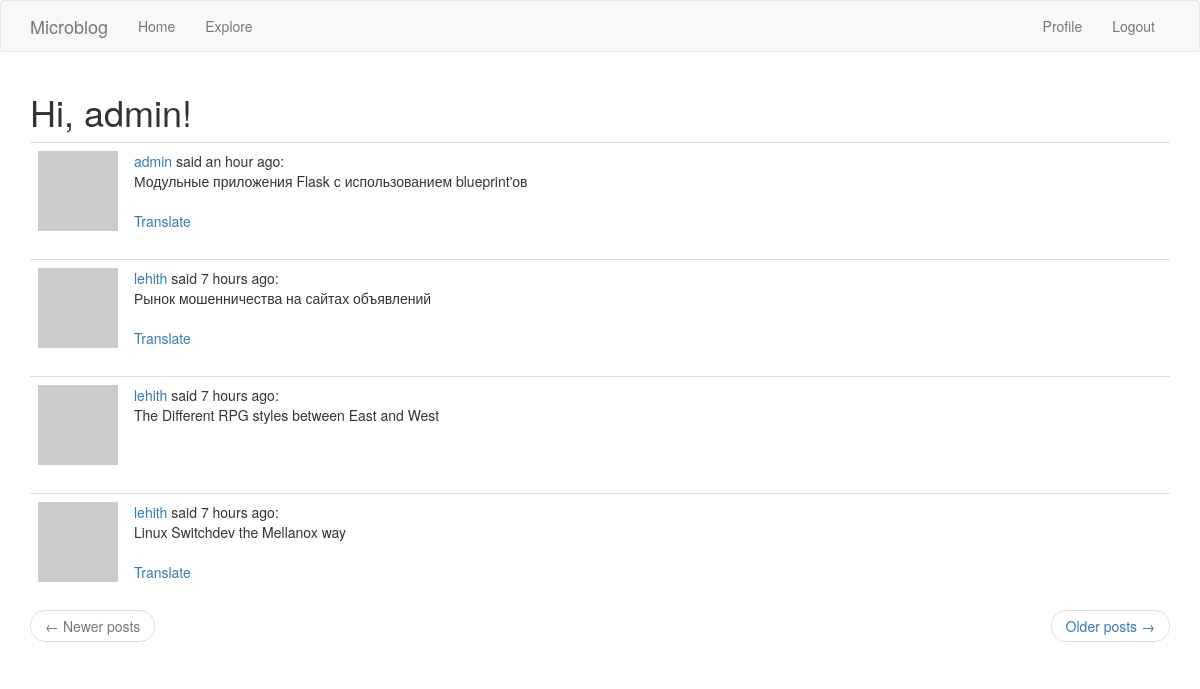
Page /explore (signed in) on the committed database.
### app/models.py (models this page shows, shortened)
class User(UserMixin, db.Model):
    id = db.Column(db.Integer, primary_key=True)
    username = db.Column(db.String(64), index=True, unique=True)
    email = db.Column(db.String(120), index=True, unique=True)
    password_hash = db.Column(db.String(128))
    about_me = db.Column(db.String(140))
    posts = db.relationship('Post', backref='author', lazy='dynamic')
    last_seen = db.Column(db.DateTime, default=datetime.utcnow)
    followed = db.relationship(
        'User', secondary=followers,
        primaryjoin=(followers.c.follower_id == id),
        secondaryjoin=(followers.c.followed_id == id),
        backref=db.backref('followers', lazy='dynamic'), lazy='dynamic')
    def avatar(self, size):
        digest = md5(self.email.lower().encode('utf-8')).hexdigest()
        return 'https://www.gravatar.com/avatar/{}?d=identicon&s={}'.format(
            digest, size)

class Post(db.Model):
    id = db.Column(db.Integer, primary_key=True)
    body = db.Column(db.String(140))
    timestamp = db.Column(db.DateTime, index=True, default=datetime.utcnow)
    user_id = db.Column(db.Integer, db.ForeignKey('user.id'))
    language = db.Column(db.String(5))

### app/main/routes.py (the view)
@bp.route('/explore')
@login_required
def explore():
    page = request.args.get('page', 1, type=int)
    posts = Post.query.order_by(Post.timestamp.desc()).paginate(
        page, current_app.config['POSTS_PER_PAGE'], False)
    next_url = url_for('main.explore', page=posts.next_num) \
        if posts.has_next else None
    prev_url = url_for('main.explore', page=posts.prev_num) \
        if posts.has_prev else None
    return render_template('index.html', title=_('Explore'),
                           posts=posts.items, next_url=next_url,
                           prev_url=prev_url)

### app/main/routes.py (called while the page is built)
@bp.before_app_request
def before_request():
    if current_user.is_authenticated:
        current_user.last_seen = datetime.utcnow()
        db.session.commit()
    g.locale = str(get_locale())

### app/models.py (called while the page is built)
@login.user_loader
def load_user(id):
    return User.query.get(int(id))

### app/main/templates/index.html (shortened to what this page needs)
{% extends "base.html" %}
{% import 'bootstrap/wtf.html' as wtf %}
{% block app_content %}
    <h1>{{ _('Hi')}}, {{ current_user.username }}!</h1>
    {% for post in posts %}
        {% include '_post.html' %}
    {% endfor %}
    <nav aria-label="...">
        <ul class="pager">
            <li class="previous{% if not prev_url %} disabled{% endif %}">
                <a href="{{ prev_url or '#' }}">
                    <span aria-hidden="true">&larr;</span> {{ _('Newer posts')}}
                </a>
            </li>
            <li class="next{% if not next_url %} disabled{% endif %}">
                <a href="{{ next_url or '#' }}">
                    {{ _('Older posts')}} <span aria-hidden="true">&rarr;</span>
                </a>
            </li>
        </ul>
    </nav>
{% endblock %}

### app/main/templates/_post.html
<table class="table table-hover">
    <tr>
        <td width="70px">
            <a href="{{ url_for('main.user', username=post.author.username) }}">
                <img src="{{ post.author.avatar(70) }}"/>
            </a>
        </td>
        <td>
            <a href="{{ url_for('main.user', username=post.author.username) }}">
                {{ post.author.username }}
            </a>
            {{ _('said') }} {{ moment(post.timestamp).fromNow() }}:
            <br>
            <span id="post{{ post.id }}">{{ post.body }}</span>
            {% if post.language and post.language != g.locale %}
                <br><br>
              <span id="translation{{ post.id }}">
                <a href="javascript:translate(
                            '#post{{ post.id }}',
                            '#translation{{ post.id }}',
                            '{{ post.language }}',
                            '{{ g.locale }}');">{{ _('Translate') }}</a>
            </span>
            {% endif %}
        </td>
    </tr>
</table>

### rows in the picture
User: username "admin"
Post: author.username "admin", timestamp "an hour ago", body "Модульные приложения Flask с использованием blueprint'ов"
Post: author.username "lehith", timestamp "7 hours ago", body "Рынок мошенничества на сайтах объявлений"
Post: author.username "lehith", timestamp "7 hours ago", body "The Different RPG styles between East and West"
Post: author.username "lehith", timestamp "7 hours ago", body "Linux Switchdev the Mellanox way"
